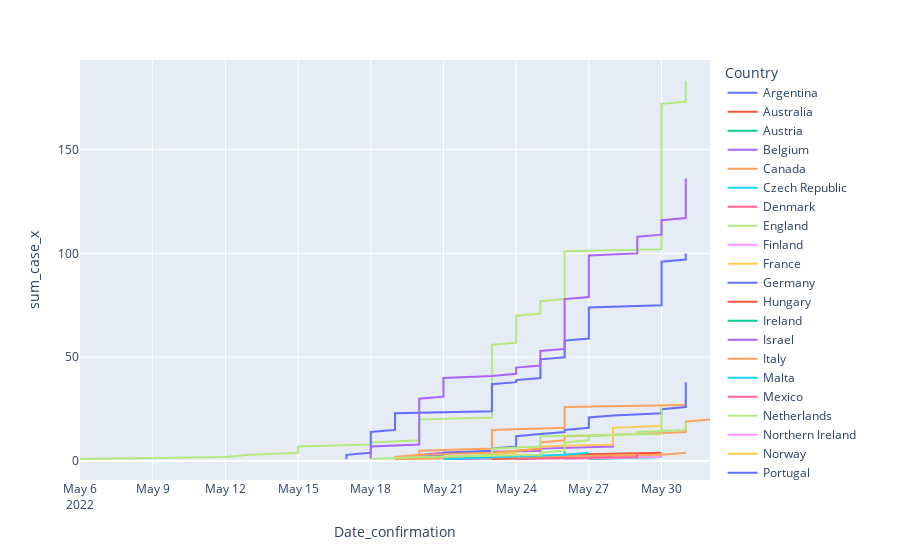

Write notebook code for a chart like this one.
### Code cell
fig2_2 = px.line(merge_df, x='Date_confirmation',y='sum_case_x', color='Country')
fig2_2.show()

### Figure 1 — Plotly figure (JSON) as saved in the notebook; plotly's stock layout.template omitted (floating-point values rounded to 4 significant figures; data arrays with more than 128 entries replaced by an {"elided": "..."} marker saying what was removed)
{"data": [{"hovertemplate": "Country=Argentina<br>Date_confirmation=%{x}<br>sum_case_x=%{y}<extra></extra>", "legendgroup": "Argentina", "line": {"color": "#636efa", "dash": "solid"}, "marker": {"symbol": "circle"}, "mode": "lines", "name": "Argentina", "orientation": "v", "showlegend": true, "type": "scatter", "x": ["2022-05-27T00:00:00", "2022-05-27T00:00:00"], "xaxis": "x", "y": [1, 2], "yaxis": "y"}, {"hovertemplate": "Country=Australia<br>Date_confirmation=%{x}<br>sum_case_x=%{y}<extra></extra>", "legendgroup": "Australia", "line": {"color": "#EF553B", "dash": "solid"}, "marker": {"symbol": "circle"}, "mode": "lines", "name": "Australia", "orientation": "v", "showlegend": true, "type": "scatter", "x": ["2022-05-20T00:00:00", "2022-05-20T00:00:00"], "xaxis": "x", "y": [1, 2], "yaxis": "y"}, {"hovertemplate": "Country=Austria<br>Date_confirmation=%{x}<br>sum_case_x=%{y}<extra></extra>", "legendgroup": "Austria", "line": {"color": "#00cc96", "dash": "solid"}, "marker": {"symbol": "circle"}, "mode": "lines", "name": "Austria", "orientation": "v", "showlegend": true, "type": "scatter", "x": ["2022-05-23T00:00:00"], "xaxis": "x", "y": [1], "yaxis": "y"}, {"hovertemplate": "Country=Belgium<br>Date_confirmation=%{x}<br>sum_case_x=%{y}<extra></extra>", "legendgroup": "Belgium", "line": {"color": "#ab63fa", "dash": "solid"}, "marker": {"symbol": "circle"}, "mode": "lines", "name": "Belgium", "orientation": "v", "showlegend": true, "type": "scatter", "x": ["2022-05-19T00:00:00", "2022-05-20T00:00:00", "2022-05-20T00:00:00", "2022-05-21T00:00:00", "2022-05-25T00:00:00", "2022-05-25T00:00:00", "2022-05-28T00:00:00", "2022-05-28T00:00:00", "2022-05-28T00:00:00"], "xaxis": "x", "y": [1, 2, 3, 4, 5, 6, 7, 8, 9], "yaxis": "y"}, {"hovertemplate": "Country=Canada<br>Date_confirmation=%{x}<br>sum_case_x=%{y}<extra></extra>", "legendgroup": "Canada", "line": {"color": "#FFA15A", "dash": "solid"}, "marker": {"symbol": "circle"}, "mode": "lines", "name": "Canada", "orientation": "v", "showlegend": true, "type": "scatter", "x": ["2022-05-19T00:00:00", "2022-05-19T00:00:00", "2022-05-20T00:00:00", "2022-05-20T00:00:00", "2022-05-20T00:00:00", "2022-05-23T00:00:00", "2022-05-23T00:00:00", "2022-05-23T00:00:00", "2022-05-23T00:00:00", "2022-05-23T00:00:00", "2022-05-23T00:00:00", "2022-05-23T00:00:00", "2022-05-23T00:00:00", "2022-05-23T00:00:00", "2022-05-23T00:00:00", "2022-05-26T00:00:00", "2022-05-26T00:00:00", "2022-05-26T00:00:00", "2022-05-26T00:00:00", "2022-05-26T00:00:00", "2022-05-26T00:00:00", "2022-05-26T00:00:00", "2022-05-26T00:00:00", "2022-05-26T00:00:00", "2022-05-26T00:00:00", "2022-05-26T00:00:00", "2022-05-31T00:00:00"], "xaxis": "x", "y": [1, 2, 3, 4, 5, 6, 7, 8, 9, 10, 11, 12, 13, 14, 15, 16, 17, 18, 19, 20, 21, 22, 23, 24, 25, 26, 27], "yaxis": "y"}, {"hovertemplate": "Country=Czech Republic<br>Date_confirmation=%{x}<br>sum_case_x=%{y}<extra></extra>", "legendgroup": "Czech Republic", "line": {"color": "#19d3f3", "dash": "solid"}, "marker": {"symbol": "circle"}, "mode": "lines", "name": "Czech Republic", "orientation": "v", "showlegend": true, "type": "scatter", "x": ["2022-05-24T00:00:00", "2022-05-26T00:00:00", "2022-05-26T00:00:00", "2022-05-26T00:00:00", "2022-05-26T00:00:00"], "xaxis": "x", "y": [1, 2, 3, 4, 5], "yaxis": "y"}, {"hovertemplate": "Country=Denmark<br>Date_confirmation=%{x}<br>sum_case_x=%{y}<extra></extra>", "legendgroup": "Denmark", "line": {"color": "#FF6692", "dash": "solid"}, "marker": {"symbol": "circle"}, "mode": "lines", "name": "Denmark", "orientation": "v", "showlegend": true, "type": "scatter", "x": ["2022-05-23T00:00:00", "2022-05-24T00:00:00"], "xaxis": "x", "y": [1, 2], "yaxis": "y"}, {"hovertemplate": "Country=England<br>Date_confirmation=%{x}<br>sum_case_x=%{y}<extra></extra>", "legendgroup": "England", "line": {"color": "#B6E880", "dash": "solid"}, "marker": {"symbol": "circle"}, "mode": "lines", "name": "England", "orientation": "v", "showlegend": true, "type": "scatter", "x": {"elided": "183 str values"}, "xaxis": "x", "y": {"elided": "183 int values"}, "yaxis": "y"}, {"hovertemplate": "Country=Finland<br>Date_confirmation=%{x}<br>sum_case_x=%{y}<extra></extra>", "legendgroup": "Finland", "line": {"color": "#FF97FF", "dash": "solid"}, "marker": {"symbol": "circle"}, "mode": "lines", "name": "Finland", "orientation": "v", "showlegend": true, "type": "scatter", "x": ["2022-05-27T00:00:00"], "xaxis": "x", "y": [1], "yaxis": "y"}, {"hovertemplate": "Country=France<br>Date_confirmation=%{x}<br>sum_case_x=%{y}<extra></extra>", "legendgroup": "France", "line": {"color": "#FECB52", "dash": "solid"}, "marker": {"symbol": "circle"}, "mode": "lines", "name": "France", "orientation": "v", "showlegend": true, "type": "scatter", "x": ["2022-05-19T00:00:00", "2022-05-23T00:00:00", "2022-05-23T00:00:00", "2022-05-24T00:00:00", "2022-05-24T00:00:00", "2022-05-25T00:00:00", "2022-05-25T00:00:00", "2022-05-28T00:00:00", "2022-05-28T00:00:00", "2022-05-28T00:00:00", "2022-05-28T00:00:00", "2022-05-28T00:00:00", "2022-05-28T00:00:00", "2022-05-28T00:00:00", "2022-05-28T00:00:00", "2022-05-28T00:00:00", "2022-05-30T00:00:00"], "xaxis": "x", "y": [1, 2, 3, 4, 5, 6, 7, 8, 9, 10, 11, 12, 13, 14, 15, 16, 17], "yaxis": "y"}, {"hovertemplate": "Country=Germany<br>Date_confirmation=%{x}<br>sum_case_x=%{y}<extra></extra>", "legendgroup": "Germany", "line": {"color": "#636efa", "dash": "solid"}, "marker": {"symbol": "circle"}, "mode": "lines", "name": "Germany", "orientation": "v", "showlegend": true, "type": "scatter", "x": ["2022-05-19T00:00:00", "2022-05-20T00:00:00", "2022-05-21T00:00:00", "2022-05-21T00:00:00", "2022-05-23T00:00:00", "2022-05-23T00:00:00", "2022-05-24T00:00:00", "2022-05-24T00:00:00", "2022-05-24T00:00:00", "2022-05-24T00:00:00", "2022-05-24T00:00:00", "2022-05-24T00:00:00", "2022-05-25T00:00:00", "2022-05-26T00:00:00", "2022-05-26T00:00:00", "2022-05-27T00:00:00", "2022-05-27T00:00:00", "2022-05-27T00:00:00", "2022-05-27T00:00:00", "2022-05-27T00:00:00", "2022-05-27T00:00:00", "2022-05-28T00:00:00", "2022-05-30T00:00:00", "2022-05-30T00:00:00", "2022-05-30T00:00:00", "2022-05-31T00:00:00", "2022-05-31T00:00:00", "2022-05-31T00:00:00", "2022-05-31T00:00:00", "2022-05-31T00:00:00", "2022-05-31T00:00:00", "2022-05-31T00:00:00", "2022-05-31T00:00:00", "2022-05-31T00:00:00", "2022-05-31T00:00:00", "2022-05-31T00:00:00", "2022-05-31T00:00:00", "2022-05-31T00:00:00"], "xaxis": "x", "y": [1, 2, 3, 4, 5, 6, 7, 8, 9, 10, 11, 12, 13, 14, 15, 16, 17, 18, 19, 20, 21, 22, 23, 24, 25, 26, 27, 28, 29, 30, 31, 32, 33, 34, 35, 36, 37, 38], "yaxis": "y"}, {"hovertemplate": "Country=Hungary<br>Date_confirmation=%{x}<br>sum_case_x=%{y}<extra></extra>", "legendgroup": "Hungary", "line": {"color": "#EF553B", "dash": "solid"}, "marker": {"symbol": "circle"}, "mode": "lines", "name": "Hungary", "orientation": "v", "showlegend": true, "type": "scatter", "x": ["2022-05-31T00:00:00"], "xaxis": "x", "y": [1], "yaxis": "y"}, {"hovertemplate": "Country=Ireland<br>Date_confirmation=%{x}<br>sum_case_x=%{y}<extra></extra>", "legendgroup": "Ireland", "line": {"color": "#00cc96", "dash": "solid"}, "marker": {"symbol": "circle"}, "mode": "lines", "name": "Ireland", "orientation": "v", "showlegend": true, "type": "scatter", "x": ["2022-05-27T00:00:00", "2022-05-30T00:00:00"], "xaxis": "x", "y": [1, 2], "yaxis": "y"}, {"hovertemplate": "Country=Israel<br>Date_confirmation=%{x}<br>sum_case_x=%{y}<extra></extra>", "legendgroup": "Israel", "line": {"color": "#ab63fa", "dash": "solid"}, "marker": {"symbol": "circle"}, "mode": "lines", "name": "Israel", "orientation": "v", "showlegend": true, "type": "scatter", "x": ["2022-05-21T00:00:00", "2022-05-28T00:00:00"], "xaxis": "x", "y": [1, 2], "yaxis": "y"}, {"hovertemplate": "Country=Italy<br>Date_confirmation=%{x}<br>sum_case_x=%{y}<extra></extra>", "legendgroup": "Italy", "line": {"color": "#FFA15A", "dash": "solid"}, "marker": {"symbol": "circle"}, "mode": "lines", "name": "Italy", "orientation": "v", "showlegend": true, "type": "scatter", "x": ["2022-05-19T00:00:00", "2022-05-20T00:00:00", "2022-05-20T00:00:00", "2022-05-23T00:00:00", "2022-05-24T00:00:00", "2022-05-25T00:00:00", "2022-05-25T00:00:00", "2022-05-25T00:00:00", "2022-05-25T00:00:00", "2022-05-26T00:00:00", "2022-05-26T00:00:00", "2022-05-26T00:00:00", "2022-05-29T00:00:00", "2022-05-31T00:00:00", "2022-05-31T00:00:00", "2022-05-31T00:00:00", "2022-05-31T00:00:00", "2022-05-31T00:00:00", "2022-05-31T00:00:00", "2022-06-01T00:00:00"], "xaxis": "x", "y": [1, 2, 3, 4, 5, 6, 7, 8, 9, 10, 11, 12, 13, 14, 15, 16, 17, 18, 19, 20], "yaxis": "y"}, {"hovertemplate": "Country=Malta<br>Date_confirmation=%{x}<br>sum_case_x=%{y}<extra></extra>", "legendgroup": "Malta", "line": {"color": "#19d3f3", "dash": "solid"}, "marker": {"symbol": "circle"}, "mode": "lines", "name": "Malta", "orientation": "v", "showlegend": true, "type": "scatter", "x": ["2022-05-28T00:00:00"], "xaxis": "x", "y": [1], "yaxis": "y"}, {"hovertemplate": "Country=Mexico<br>Date_confirmation=%{x}<br>sum_case_x=%{y}<extra></extra>", "legendgroup": "Mexico", "line": {"color": "#FF6692", "dash": "solid"}, "marker": {"symbol": "circle"}, "mode": "lines", "name": "Mexico", "orientation": "v", "showlegend": true, "type": "scatter", "x": ["2022-05-28T00:00:00"], "xaxis": "x", "y": [1], "yaxis": "y"}, {"hovertemplate": "Country=Netherlands<br>Date_confirmation=%{x}<br>sum_case_x=%{y}<extra></extra>", "legendgroup": "Netherlands", "line": {"color": "#B6E880", "dash": "solid"}, "marker": {"symbol": "circle"}, "mode": "lines", "name": "Netherlands", "orientation": "v", "showlegend": true, "type": "scatter", "x": ["2022-05-20T00:00:00", "2022-05-21T00:00:00", "2022-05-23T00:00:00", "2022-05-23T00:00:00", "2022-05-23T00:00:00", "2022-05-23T00:00:00", "2022-05-25T00:00:00", "2022-05-25T00:00:00", "2022-05-25T00:00:00", "2022-05-25T00:00:00", "2022-05-25T00:00:00", "2022-05-25T00:00:00", "2022-05-30T00:00:00", "2022-05-30T00:00:00", "2022-05-30T00:00:00", "2022-05-30T00:00:00", "2022-05-30T00:00:00", "2022-05-30T00:00:00", "2022-05-30T00:00:00", "2022-05-30T00:00:00", "2022-05-30T00:00:00", "2022-05-30T00:00:00", "2022-05-30T00:00:00", "2022-05-30T00:00:00", "2022-05-30T00:00:00", "2022-05-30T00:00:00"], "xaxis": "x", "y": [1, 2, 3, 4, 5, 6, 7, 8, 9, 10, 11, 12, 13, 14, 15, 16, 17, 18, 19, 20, 21, 22, 23, 24, 25, 26], "yaxis": "y"}, {"hovertemplate": "Country=Northern Ireland<br>Date_confirmation=%{x}<br>sum_case_x=%{y}<extra></extra>", "legendgroup": "Northern Ireland", "line": {"color": "#FF97FF", "dash": "solid"}, "marker": {"symbol": "circle"}, "mode": "lines", "name": "Northern Ireland", "orientation": "v", "showlegend": true, "type": "scatter", "x": ["2022-05-26T00:00:00", "2022-05-30T00:00:00"], "xaxis": "x", "y": [1, 2], "yaxis": "y"}, {"hovertemplate": "Country=Norway<br>Date_confirmation=%{x}<br>sum_case_x=%{y}<extra></extra>", "legendgroup": "Norway", "line": {"color": "#FECB52", "dash": "solid"}, "marker": {"symbol": "circle"}, "mode": "lines", "name": "Norway", "orientation": "v", "showlegend": true, "type": "scatter", "x": ["2022-05-31T00:00:00"], "xaxis": "x", "y": [1], "yaxis": "y"}, {"hovertemplate": "Country=Portugal<br>Date_confirmation=%{x}<br>sum_case_x=%{y}<extra></extra>", "legendgroup": "Portugal", "line": {"color": "#636efa", "dash": "solid"}, "marker": {"symbol": "circle"}, "mode": "lines", "name": "Portugal", "orientation": "v", "showlegend": true, "type": "scatter", "x": ["2022-05-17T00:00:00", "2022-05-17T00:00:00", "2022-05-17T00:00:00", "2022-05-18T00:00:00", "2022-05-18T00:00:00", "2022-05-18T00:00:00", "2022-05-18T00:00:00", "2022-05-18T00:00:00", "2022-05-18T00:00:00", "2022-05-18T00:00:00", "2022-05-18T00:00:00", "2022-05-18T00:00:00", "2022-05-18T00:00:00", "2022-05-18T00:00:00", "2022-05-19T00:00:00", "2022-05-19T00:00:00", "2022-05-19T00:00:00", "2022-05-19T00:00:00", "2022-05-19T00:00:00", "2022-05-19T00:00:00", "2022-05-19T00:00:00", "2022-05-19T00:00:00", "2022-05-19T00:00:00", "2022-05-23T00:00:00", "2022-05-23T00:00:00", "2022-05-23T00:00:00", "2022-05-23T00:00:00", "2022-05-23T00:00:00", "2022-05-23T00:00:00", "2022-05-23T00:00:00", "2022-05-23T00:00:00", "2022-05-23T00:00:00", "2022-05-23T00:00:00", "2022-05-23T00:00:00", "2022-05-23T00:00:00", "2022-05-23T00:00:00", "2022-05-23T00:00:00", "2022-05-24T00:00:00", "2022-05-24T00:00:00", "2022-05-25T00:00:00", "2022-05-25T00:00:00", "2022-05-25T00:00:00", "2022-05-25T00:00:00", "2022-05-25T00:00:00", "2022-05-25T00:00:00", "2022-05-25T00:00:00", "2022-05-25T00:00:00", "2022-05-25T00:00:00", "2022-05-25T00:00:00", "2022-05-26T00:00:00", "2022-05-26T00:00:00", "2022-05-26T00:00:00", "2022-05-26T00:00:00", "2022-05-26T00:00:00", "2022-05-26T00:00:00", "2022-05-26T00:00:00", "2022-05-26T00:00:00", "2022-05-26T00:00:00", "2022-05-27T00:00:00", "2022-05-27T00:00:00", "2022-05-27T00:00:00", "2022-05-27T00:00:00", "2022-05-27T00:00:00", "2022-05-27T00:00:00", "2022-05-27T00:00:00", "2022-05-27T00:00:00", "2022-05-27T00:00:00", "2022-05-27T00:00:00", "2022-05-27T00:00:00", "2022-05-27T00:00:00", "2022-05-27T00:00:00", "2022-05-27T00:00:00", "2022-05-27T00:00:00", "2022-05-27T00:00:00", "2022-05-30T00:00:00", "2022-05-30T00:00:00", "2022-05-30T00:00:00", "2022-05-30T00:00:00", "2022-05-30T00:00:00", "2022-05-30T00:00:00", "2022-05-30T00:00:00", "2022-05-30T00:00:00", "2022-05-30T00:00:00", "2022-05-30T00:00:00", "2022-05-30T00:00:00", "2022-05-30T00:00:00", "2022-05-30T00:00:00", "2022-05-30T00:00:00", "2022-05-30T00:00:00", "2022-05-30T00:00:00", "2022-05-30T00:00:00", "2022-05-30T00:00:00", "2022-05-30T00:00:00", "2022-05-30T00:00:00", "2022-05-30T00:00:00", "2022-05-30T00:00:00", "2022-05-31T00:00:00", "2022-05-31T00:00:00", "2022-05-31T00:00:00", "2022-05-31T00:00:00"], "xaxis": "x", "y": [1, 2, 3, 4, 5, 6, 7, 8, 9, 10, 11, 12, 13, 14, 15, 16, 17, 18, 19, 20, 21, 22, 23, 24, 25, 26, 27, 28, 29, 30, 31, 32, 33, 34, 35, 36, 37, 38, 39, 40, 41, 42, 43, 44, 45, 46, 47, 48, 49, 50, 51, 52, 53, 54, 55, 56, 57, 58, 59, 60, 61, 62, 63, 64, 65, 66, 67, 68, 69, 70, 71, 72, 73, 74, 75, 76, 77, 78, 79, 80, 81, 82, 83, 84, 85, 86, 87, 88, 89, 90, 91, 92, 93, 94, 95, 96, 97, 98, 99, 100], "yaxis": "y"}, {"hovertemplate": "Country=Scotland<br>Date_confirmation=%{x}<br>sum_case_x=%{y}<extra></extra>", "legendgroup": "Scotland", "line": {"color": "#EF553B", "dash": "solid"}, "marker": {"symbol": "circle"}, "mode": "lines", "name": "Scotland", "orientation": "v", "showlegend": true, "type": "scatter", "x": ["2022-05-23T00:00:00", "2022-05-26T00:00:00", "2022-05-26T00:00:00", "2022-05-30T00:00:00"], "xaxis": "x", "y": [1, 2, 3, 4], "yaxis": "y"}, {"hovertemplate": "Country=Slovenia<br>Date_confirmation=%{x}<br>sum_case_x=%{y}<extra></extra>", "legendgroup": "Slovenia", "line": {"color": "#00cc96", "dash": "solid"}, "marker": {"symbol": "circle"}, "mode": "lines", "name": "Slovenia", "orientation": "v", "showlegend": true, "type": "scatter", "x": ["2022-05-24T00:00:00", "2022-05-25T00:00:00"], "xaxis": "x", "y": [1, 2], "yaxis": "y"}, {"hovertemplate": "Country=Spain<br>Date_confirmation=%{x}<br>sum_case_x=%{y}<extra></extra>", "legendgroup": "Spain", "line": {"color": "#ab63fa", "dash": "solid"}, "marker": {"symbol": "circle"}, "mode": "lines", "name": "Spain", "orientation": "v", "showlegend": true, "type": "scatter", "x": {"elided": "136 str values"}, "xaxis": "x", "y": {"elided": "136 int values"}, "yaxis": "y"}, {"hovertemplate": "Country=Sweden<br>Date_confirmation=%{x}<br>sum_case_x=%{y}<extra></extra>", "legendgroup": "Sweden", "line": {"color": "#FFA15A", "dash": "solid"}, "marker": {"symbol": "circle"}, "mode": "lines", "name": "Sweden", "orientation": "v", "showlegend": true, "type": "scatter", "x": ["2022-05-19T00:00:00", "2022-05-25T00:00:00", "2022-05-30T00:00:00", "2022-05-31T00:00:00"], "xaxis": "x", "y": [1, 2, 3, 4], "yaxis": "y"}, {"hovertemplate": "Country=Switzerland<br>Date_confirmation=%{x}<br>sum_case_x=%{y}<extra></extra>", "legendgroup": "Switzerland", "line": {"color": "#19d3f3", "dash": "solid"}, "marker": {"symbol": "circle"}, "mode": "lines", "name": "Switzerland", "orientation": "v", "showlegend": true, "type": "scatter", "x": ["2022-05-21T00:00:00", "2022-05-24T00:00:00", "2022-05-26T00:00:00", "2022-05-27T00:00:00"], "xaxis": "x", "y": [1, 2, 3, 4], "yaxis": "y"}, {"hovertemplate": "Country=United Arab Emirates<br>Date_confirmation=%{x}<br>sum_case_x=%{y}<extra></extra>", "legendgroup": "United Arab Emirates", "line": {"color": "#FF6692", "dash": "solid"}, "marker": {"symbol": "circle"}, "mode": "lines", "name": "United Arab Emirates", "orientation": "v", "showlegend": true, "type": "scatter", "x": ["2022-05-24T00:00:00", "2022-05-29T00:00:00", "2022-05-29T00:00:00", "2022-05-29T00:00:00"], "xaxis": "x", "y": [1, 2, 3, 4], "yaxis": "y"}, {"hovertemplate": "Country=United States<br>Date_confirmation=%{x}<br>sum_case_x=%{y}<extra></extra>", "legendgroup": "United States", "line": {"color": "#B6E880", "dash": "solid"}, "marker": {"symbol": "circle"}, "mode": "lines", "name": "United States", "orientation": "v", "showlegend": true, "type": "scatter", "x": ["2022-05-18T00:00:00", "2022-05-20T00:00:00", "2022-05-25T00:00:00", "2022-05-25T00:00:00", "2022-05-26T00:00:00", "2022-05-26T00:00:00", "2022-05-26T00:00:00", "2022-05-26T00:00:00", "2022-05-26T00:00:00", "2022-05-27T00:00:00", "2022-05-27T00:00:00", "2022-05-27T00:00:00", "2022-05-29T00:00:00", "2022-05-29T00:00:00", "2022-05-31T00:00:00", "2022-05-31T00:00:00", "2022-05-31T00:00:00", "2022-05-31T00:00:00", "2022-05-31T00:00:00"], "xaxis": "x", "y": [1, 2, 3, 4, 5, 6, 7, 8, 9, 10, 11, 12, 13, 14, 15, 16, 17, 18, 19], "yaxis": "y"}, {"hovertemplate": "Country=Wales<br>Date_confirmation=%{x}<br>sum_case_x=%{y}<extra></extra>", "legendgroup": "Wales", "line": {"color": "#FF97FF", "dash": "solid"}, "marker": {"symbol": "circle"}, "mode": "lines", "name": "Wales", "orientation": "v", "showlegend": true, "type": "scatter", "x": ["2022-05-26T00:00:00"], "xaxis": "x", "y": [1], "yaxis": "y"}], "layout": {"legend": {"title": {"text": "Country"}, "tracegroupgap": 0}, "margin": {"t": 60}, "xaxis": {"anchor": "y", "domain": [0, 1], "title": {"text": "Date_confirmation"}}, "yaxis": {"anchor": "x", "domain": [0, 1], "title": {"text": "sum_case_x"}}}}
